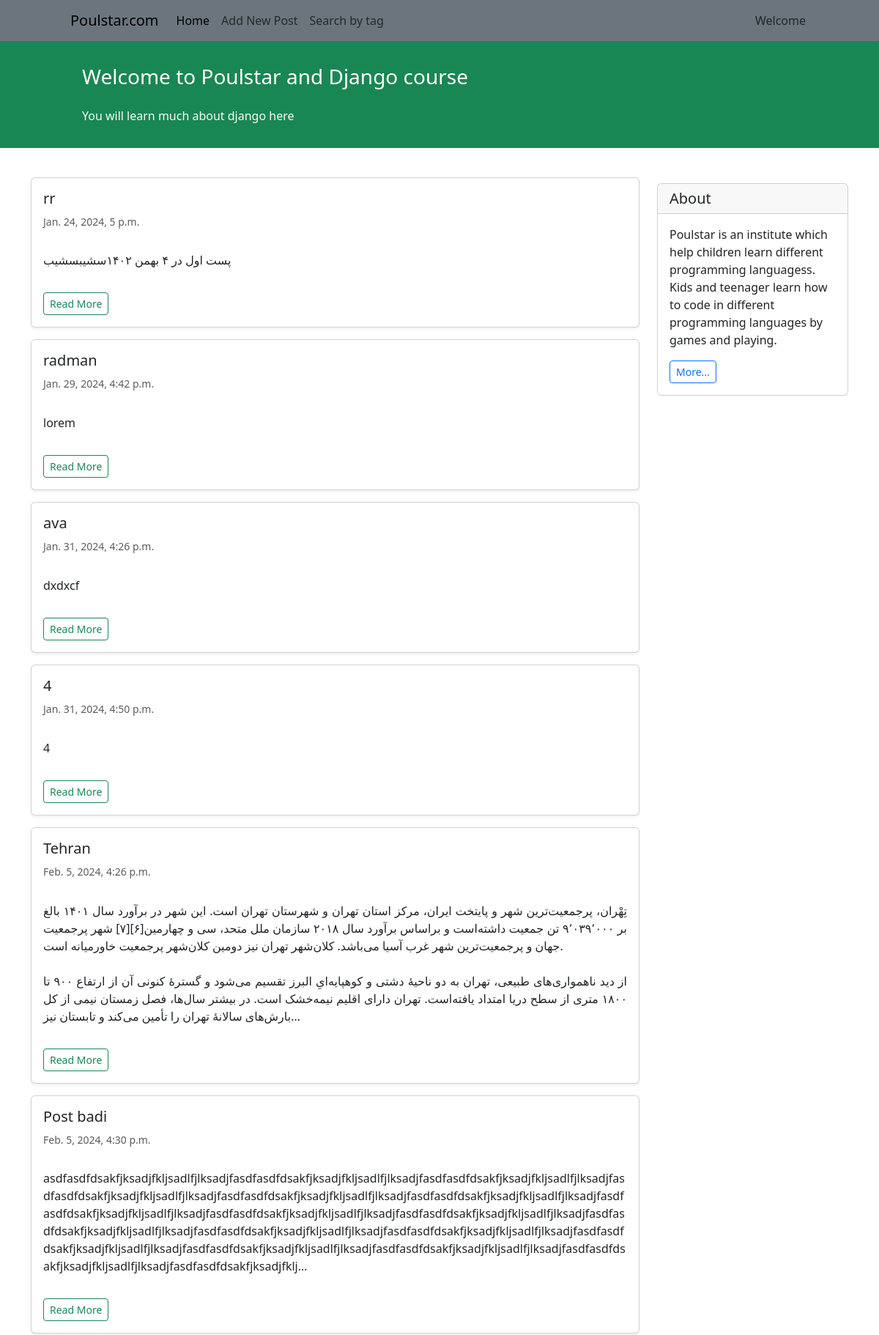
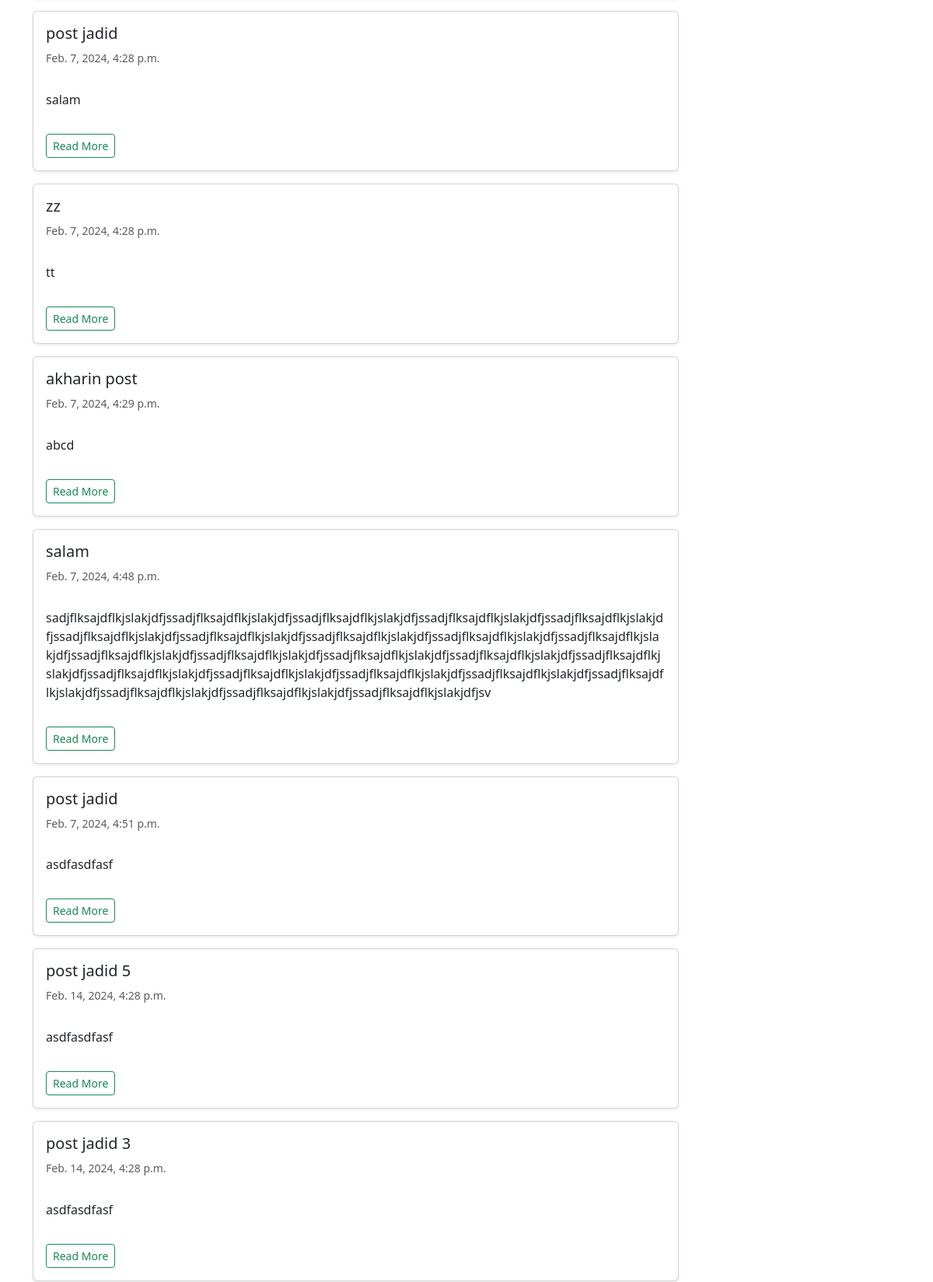
The page / (upper part) on the database its author committed (2 pictures, top to bottom).
### blog/models.py (models this page shows, shortened)
class BlogPost(models.Model):
    STATUS_CHOICES = (
        ('p', 'published'),
        ('d', 'draft'),
    )
    title = models.CharField(max_length=100)
    text = models.TextField()
    datetime_created = models.DateTimeField(auto_now_add=True)
    datetime_modified = models.DateTimeField(auto_now=True)
    status = models.CharField(max_length=1, choices=STATUS_CHOICES)
    author = models.ForeignKey('auth.User', on_delete=models.CASCADE)
    tag = models.CharField(max_length=100, default='original')

### blog/views.py (the view)
# urls.py: path('', views.AllPosts.as_view(), name='home'),
class AllPosts(generic.ListView):
    model = BlogPost
    template_name = 'posts_list.html'
    context_object_name = 'posts'

### blog/templates/posts_list.html (shortened to what this page needs)
{% extends 'base.html' %}
{% block content %}
{% for post in posts %}
<div class="card shadow-sm my-3">
    <div class="card-body">
        <h5 class="card-title">{{ post.title }}</h5>
        <h6 class="card-subtitle mb-2 text-muted small py-2">{{ post.datetime_created }}</h6>
        <p class="card-text py-3" style="text-align: justify;">
            {{ post.text|linebreaksbr|truncatechars:600|lower }}
        </p>
        <a href="{% url "detail" post.id %}">
            <div class="btn btn-sm btn-outline-success">Read More</div>
        </a>
    </div>
</div>
{% endfor %}
{% endblock content %}

### rows shown on the page
BlogPost: title "rr", datetime_created "Jan. 24, 2024, 5 p.m.", text "پست اول در ۴ بهمن ۱۴۰۲سشیبسشیب"
BlogPost: title "radman", datetime_created "Jan. 29, 2024, 4:42 p.m.", text "lorem"
BlogPost: title "ava", datetime_created "Jan. 31, 2024, 4:26 p.m.", text "dxdxcf"
BlogPost: title "4", datetime_created "Jan. 31, 2024, 4:50 p.m.", text "4"
BlogPost: title "Tehran", datetime_created "Feb. 5, 2024, 4:26 p.m.", text "تِهْران، پرجمعیت‌ترین شهر و پایتخت ایران، مرکز استان تهران و شهرستان تهران است. این شهر در برآورد سال ۱۴۰۱ بالغ بر ۹٬۰۳۹٬۰۰۰ تن جمعیت داشته‌است و براساس برآورد سال ۲۰۱۸ سازمان ملل متحد، سی و چهارمین[۶][۷] شهر پرجمعیت جهان و پرجمعیت‌ترین شهر غرب آسیا می‌باشد. کلان‌شهر تهران نیز دومین کلان‌شهر پرجمعیت خاورمیانه است. از دید ناهمواری‌های طبیعی، تهران به دو ناحیهٔ دشتی و کوهپایه‌ایِ البرز تقسیم می‌شود و گسترهٔ کنونی آن از ارتفاع ۹۰۰ تا ۱۸۰۰ متری از سطح دریا امتداد یافته‌است. تهران دارای اقلیم نیمه‌خشک است. در بیشتر سال‌ها، فصل زمستان نیمی از کل بارش‌های سالانهٔ تهران را تأمین می‌کند و تابستان نیز…"
BlogPost: title "Post badi", datetime_created "Feb. 5, 2024, 4:30 p.m.", text "asdfasdfdsakfjksadjfkljsadlfjlksadjfasdfasdfdsakfjksadjfkljsadlfjlksadjfasdfasdfdsakfjksadjfkljsadlfjlksadjfasdfasdfdsakfjksadjfkljsadlfjlksadjfasdfasdfdsakfjksadjfkljsadlfjlksadjfasdfasdfdsakfjksadjfkljsadlfjlksadjfasdfasdfdsakfjksadjfkljsadlfjlksadjfasdfasdfdsakfjksadjfkljsadlfjlksadjfasdfasdfdsakfjksadjfkljsadlfjlksadjfasdfasdfdsakfjksadjfkljsadlfjlksadjfasdfasdfdsakfjksadjfkljsadlfjlksadjfasdfasdfdsakfjksadjfkljsadlfjlksadjfasdfasdfdsakfjksadjfkljsadlfjlksadjfasdfasdfdsakfjksadjfkljsadlfjlksadjfasdfasdfdsakfjksadjfkljsadlfjlksadjfasdfasdfdsakfjksadjfkljsadlfjlksadjfasdfasdfdsakfjksadjfklj…"
BlogPost: title "post jadid", datetime_created "Feb. 7, 2024, 4:28 p.m.", text "salam"
BlogPost: title "zz", datetime_created "Feb. 7, 2024, 4:28 p.m.", text "tt"
BlogPost: title "akharin post", datetime_created "Feb. 7, 2024, 4:29 p.m.", text "abcd"
BlogPost: title "salam", datetime_created "Feb. 7, 2024, 4:48 p.m.", text "sadjflksajdflkjslakjdfjssadjflksajdflkjslakjdfjssadjflksajdflkjslakjdfjssadjflksajdflkjslakjdfjssadjflksajdflkjslakjdfjssadjflksajdflkjslakjdfjssadjflksajdflkjslakjdfjssadjflksajdflkjslakjdfjssadjflksajdflkjslakjdfjssadjflksajdflkjslakjdfjssadjflksajdflkjslakjdfjssadjflksajdflkjslakjdfjssadjflksajdflkjslakjdfjssadjflksajdflkjslakjdfjssadjflksajdflkjslakjdfjssadjflksajdflkjslakjdfjssadjflksajdflkjslakjdfjssadjflksajdflkjslakjdfjssadjflksajdflkjslakjdfjssadjflksajdflkjslakjdfjssadjflksajdflkjslakjdfjssadjflksajdflkjslakjdfjssadjflksajdflkjslakjdfjsv"
BlogPost: title "post jadid", datetime_created "Feb. 7, 2024, 4:51 p.m.", text "asdfasdfasf"
BlogPost: title "post jadid 5", datetime_created "Feb. 14, 2024, 4:28 p.m.", text "asdfasdfasf"
BlogPost: title "post jadid 3", datetime_created "Feb. 14, 2024, 4:28 p.m.", text "asdfasdfasf"
